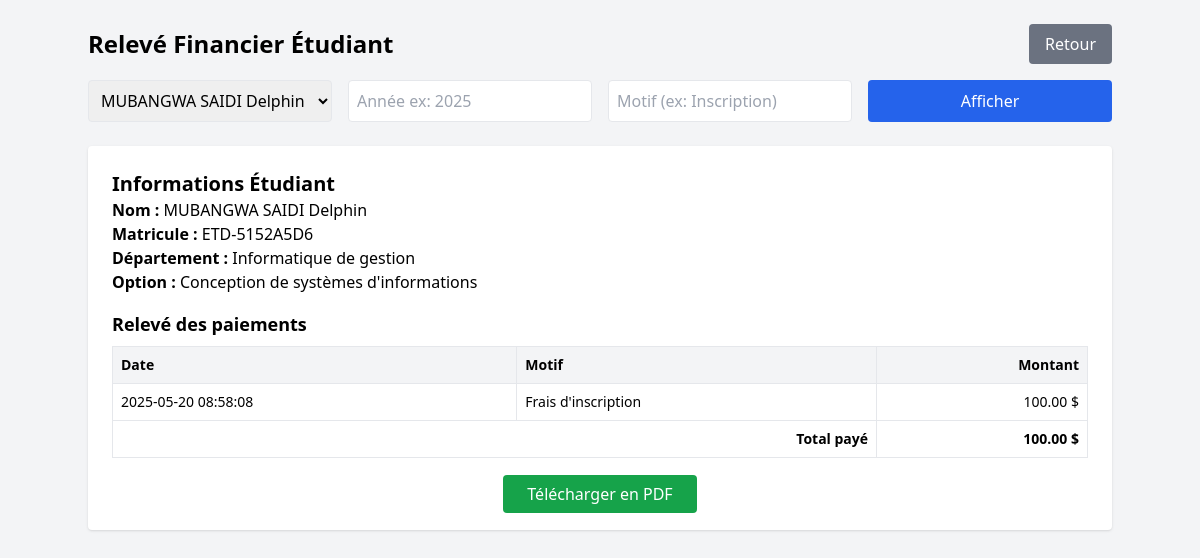
The page /financier_releves.php?id_etudiant=7 (signed in) on the database its author committed.
### tables this page shows
CREATE TABLE IF NOT EXISTS `etudiants` (
  `id_etudiant` int(11) NOT NULL AUTO_INCREMENT,
  `nomcomplet` varchar(100) NOT NULL,
  `sexe` varchar(10) NOT NULL,
  `telephone` varchar(50) NOT NULL,
  `matricule` varchar(50) NOT NULL,
  `departement` varchar(100) NOT NULL,
  `options` varchar(100) NOT NULL,
  `photo` varchar(100) NOT NULL,
  `date_enregistrement` datetime DEFAULT CURRENT_TIMESTAMP,
  `statut_fingerprint` enum('Non capturé','Capturé') NOT NULL DEFAULT 'Non capturé',
  `empreinte_path` varchar(255) DEFAULT NULL,
  PRIMARY KEY (`id_etudiant`)
);

CREATE TABLE IF NOT EXISTS `paiements` (
  `id` int(11) NOT NULL AUTO_INCREMENT,
  `id_etudiant` int(11) NOT NULL,
  `montant` decimal(10,2) DEFAULT NULL,
  `date_paiement` datetime DEFAULT CURRENT_TIMESTAMP,
  `motif` varchar(255) DEFAULT NULL,
  PRIMARY KEY (`id`),
  KEY `id_etudiant` (`id_etudiant`)
);

### financier_releves.php (the view, shortened to what this page needs)
<?php
$pdo = new PDO("mysql:host=localhost;dbname=unisecureid_db;charset=utf8", "root", "", [
    PDO::ATTR_ERRMODE => PDO::ERRMODE_EXCEPTION
]);
$etudiants = $pdo->query("SELECT id_etudiant, nomcomplet, matricule FROM etudiants ORDER BY nomcomplet ASC")->fetchAll();
$id_etudiant = $_GET['id_etudiant'] ?? null;
$annee = $_GET['annee'] ?? '';
$motif = $_GET['motif'] ?? '';
$releves = [];
if ($id_etudiant) {
    $query = "SELECT * FROM paiements WHERE id_etudiant = ?";
    $params = [$id_etudiant];
    $query .= " ORDER BY date_paiement DESC";
    $stmt = $pdo->prepare($query);
    $stmt->execute($params);
    $releves = $stmt->fetchAll();
    $etudiant_info = $pdo->prepare("SELECT * FROM etudiants WHERE id_etudiant = ?");
    $etudiant_info->execute([$id_etudiant]);
    $etudiant = $etudiant_info->fetch();
}
?>
<!DOCTYPE html>
<html lang="fr">
<head>
    <script src="https://cdn.tailwindcss.com"></script>
</head>
<body class="bg-gray-100 p-6">
    <div class="max-w-5xl mx-auto">
        <div class="mb-4 flex justify-between items-center no-print">
            <h1 class="text-2xl font-bold">Relevé Financier Étudiant</h1>
            <a href="dashboard.php" class="bg-gray-500 text-white px-4 py-2 rounded">Retour</a>
        </div>
        <form method="get" class="mb-6 no-print grid grid-cols-1 md:grid-cols-4 gap-4">
            <select name="id_etudiant" class="p-2 border rounded" required>
                <?php foreach ($etudiants as $e): ?>
                    <option value="<?= $e['id_etudiant'] ?>" <?= ($e['id_etudiant'] == $id_etudiant ? 'selected' : '') ?>>
                        <?= htmlspecialchars($e['nomcomplet']) ?> (<?= htmlspecialchars($e['matricule']) ?>)
                    </option>
                <?php endforeach; ?>
            </select>
            <input type="text" name="annee" placeholder="Année ex: 2025" value="<?= htmlspecialchars($annee) ?>" class="p-2 border rounded">
            <input type="text" name="motif" placeholder="Motif (ex: Inscription)" value="<?= htmlspecialchars($motif) ?>" class="p-2 border rounded">
            <button type="submit" class="bg-blue-600 text-white px-4 py-2 rounded">Afficher</button>
        </form>
        <?php if (!empty($releves) && isset($etudiant)): ?>
            <div class="bg-white p-6 rounded shadow">
                <div class="mb-4">
                    <h2 class="text-xl font-bold">Informations Étudiant</h2>
                    <p><strong>Nom :</strong> <?= htmlspecialchars($etudiant['nomcomplet']) ?></p>
                    <p><strong>Matricule :</strong> <?= htmlspecialchars($etudiant['matricule']) ?></p>
                    <p><strong>Département :</strong> <?= htmlspecialchars($etudiant['departement']) ?></p>
                    <p><strong>Option :</strong> <?= htmlspecialchars($etudiant['options']) ?></p>
                </div>
                <h3 class="text-lg font-semibold mb-2">Relevé des paiements</h3>
                <table class="w-full text-sm border">
                    <thead class="bg-gray-100">
                        <tr>
                            <th class="border p-2 text-left">Date</th>
                            <th class="border p-2 text-left">Motif</th>
                            <th class="border p-2 text-right">Montant</th>
                        </tr>
                    </thead>
                    <tbody>
                        <?php $total = 0; foreach ($releves as $r): $total += $r['montant']; ?>
                            <tr>
                                <td class="border p-2"><?= htmlspecialchars($r['date_paiement']) ?></td>
                                <td class="border p-2"><?= htmlspecialchars($r['motif']) ?></td>
                                <td class="border p-2 text-right"><?= number_format($r['montant'], 2) ?> $</td>
                            </tr>
                        <?php endforeach; ?>
                        <tr class="font-bold">
                            <td colspan="2" class="border p-2 text-right">Total payé</td>
                            <td class="border p-2 text-right"><?= number_format($total, 2) ?> $</td>
                        </tr>
                    </tbody>
                </table>
                <div class="mt-6 text-center no-print">
                    <a href="?id_etudiant=<?= $id_etudiant ?>&annee=<?= $annee ?>&motif=<?= urlencode($motif) ?>&pdf=1" target="_blank" class="bg-green-600 text-white px-6 py-2 rounded">Télécharger en PDF</a>
                </div>
            </div>
        <?php elseif ($id_etudiant): ?>
            <div class="bg-yellow-100 text-yellow-800 p-4 rounded">Aucun paiement trouvé pour cet étudiant selon les filtres.</div>
        <?php endif; ?>
    </div>
</body>
</html>

### rows shown on the page
etudiants: nomcomplet "MUBANGWA SAIDI Delphin", matricule "ETD-5152A5D6", departement "Informatique de gestion", options "Conception de systèmes d'informations"
paiements: date_paiement "2025-05-20 08:58:08", motif "Frais d'inscription", montant "100.00"

### other values the page prints
$total "100.00"
form field id_etudiant "MUBANGWA SAIDI Delphin (ETD-5152A5D6)"
